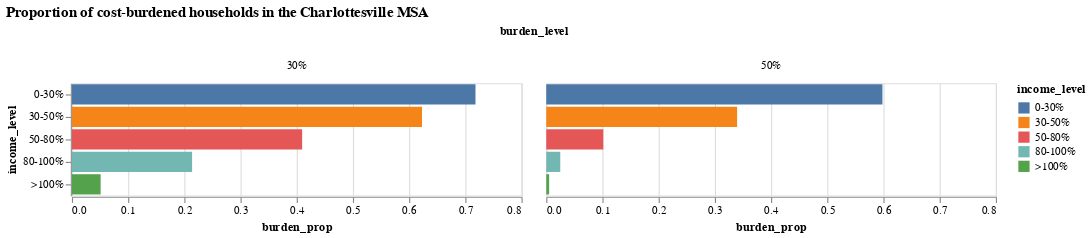

Notebook code cell kept with this figure:
### Code cell
alt.Chart(summary_agg_burden_income).mark_bar().encode(
    y=alt.X("income_level:N", sort="y"),
    x=alt.Y("burden_prop:Q"),
    color="income_level:N",
    tooltip="burden_prop:Q",
    column="burden_level",
).properties(
    title="Proportion of cost-burdened households in the Charlottesville MSA",
)

### Figure 1 — Vega-Lite specification as saved in the notebook (floating-point values rounded to 4 significant figures)
{"config": {"view": {"continuousWidth": 400, "continuousHeight": 300}}, "data": {"name": "data-10291e80fc8028e05f45fa0a0e18b07a"}, "mark": "bar", "encoding": {"color": {"field": "income_level", "type": "nominal"}, "column": {"field": "burden_level", "type": "nominal"}, "tooltip": {"field": "burden_prop", "type": "quantitative"}, "x": {"field": "burden_prop", "type": "quantitative"}, "y": {"field": "income_level", "sort": "y", "type": "nominal"}}, "title": "Proportion of cost-burdened households in the Charlottesville MSA", "$schema": "https://vega.github.io/schema/vega-lite/v4.17.0.json", "datasets": {"data-10291e80fc8028e05f45fa0a0e18b07a": [{"burden_level": "30%", "income_level": "0-30%", "burden_count": 7425, "total_count": 10340, "burden_prop": 0.7181}, {"burden_level": "30%", "income_level": "30-50%", "burden_count": 5145, "total_count": 8260, "burden_prop": 0.6229}, {"burden_level": "30%", "income_level": "50-80%", "burden_count": 5370, "total_count": 13110, "burden_prop": 0.4096}, {"burden_level": "30%", "income_level": "80-100%", "burden_count": 1794, "total_count": 8390, "burden_prop": 0.2138}, {"burden_level": "30%", "income_level": ">100%", "burden_count": 2184, "total_count": 42785, "burden_prop": 0.05105}, {"burden_level": "50%", "income_level": "0-30%", "burden_count": 6185, "total_count": 10340, "burden_prop": 0.5982}, {"burden_level": "50%", "income_level": "30-50%", "burden_count": 2805, "total_count": 8260, "burden_prop": 0.3396}, {"burden_level": "50%", "income_level": "50-80%", "burden_count": 1330, "total_count": 13110, "burden_prop": 0.1014}, {"burden_level": "50%", "income_level": "80-100%", "burden_count": 209, "total_count": 8390, "burden_prop": 0.02491}, {"burden_level": "50%", "income_level": ">100%", "burden_count": 219, "total_count": 42785, "burden_prop": 0.005119}]}}
